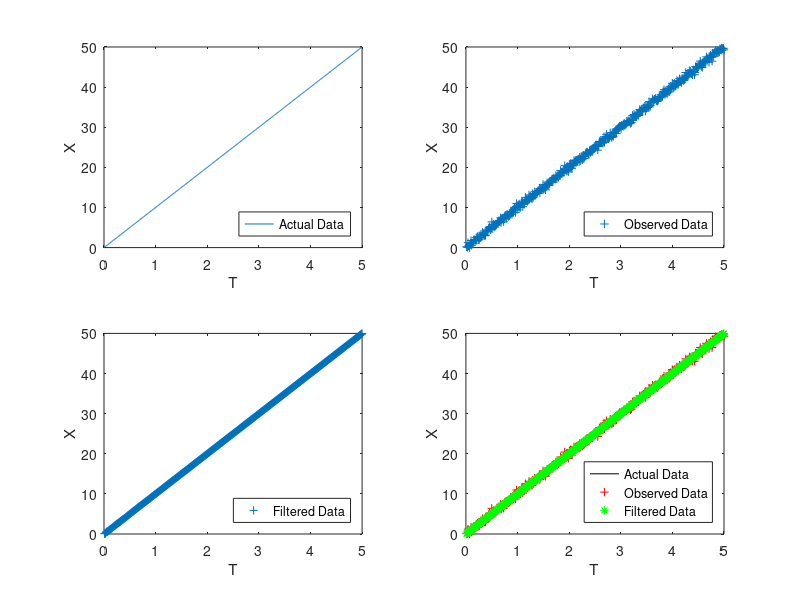

MATLAB code to generate this figure:
% 卡尔曼滤波案例（一维度）：车辆定速巡航(10m/s)的X位置
% 1) 实际数据
%    X = X + T*V 
%    Y = X
X = 0; V0 = 10; T = 5;
SequenceT = linspace(0, T, 500);
SequenceX = SequenceT * V0;
figure(1); subplot(2, 2, 1);
plot(SequenceT, SequenceX, '-'); xlim([0, 5]); ylim([0, 50]); xlabel('T'); ylabel('X');
legend('Actual Data', 'Location', 'southeast');
% 2) 观测数据
muN    = [0.0];
SigmaN = [0.2];
for i = 1 : length(SequenceX)
    SequenceX_Obs(1,i) =  SequenceX(1,i) + sqrt(SigmaN) * randn(1,1) + muN;
end
figure(1); subplot(2, 2, 2);
plot(SequenceT, SequenceX_Obs, '+'); xlim([0, 5]); ylim([0, 50]); xlabel('T'); ylabel('X');
legend('Observed Data', 'Location', 'southeast');
% 3) 滤波后的数据
X0 = 0;  Sigma0 = 0.2; Q = 0.0; R = 0.2;
A  = 1;  B = 0.01; U = 10; H = 1;
for i = 1 : length(SequenceX_Obs)
    Mu1 = A * X0 + B * U;
    Sigma1 = A * Sigma0 * A' + Q;
    K = (Sigma1 * H') / (H * Sigma1 * H' + R);
    X0 = Mu1 + K * (SequenceX_Obs(i) - H * Mu1);
    Sigma0 = (1 - K * H) * Sigma1;
    SequenceX_klm(1,i) = X0;
end
figure(1); subplot(2, 2, 3);
plot(SequenceT, SequenceX_klm, '+'); xlim([0, 5]); ylim([0, 50]); xlabel('T'); ylabel('X');
legend('Filtered Data', 'Location', 'southeast');
% 4) 对比图
figure(1); subplot(2, 2, 4);
plot(SequenceT, SequenceX, 'k-'); hold on;
plot(SequenceT, SequenceX_Obs, 'r+'); hold on;
plot(SequenceT, SequenceX_klm, 'g*'); hold on;
xlim([0, 5]); ylim([0, 50]); xlabel('T'); ylabel('X');
legend('Actual Data', 'Observed Data', 'Filtered Data', 'Location', 'southeast');